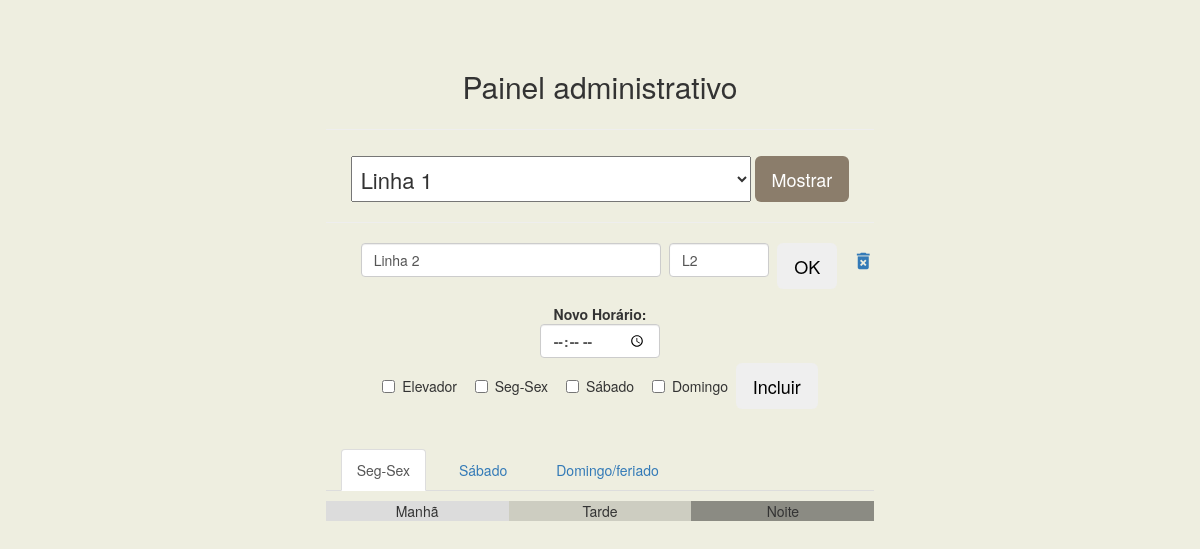
/admin.php?linha=2, run on an earlier commit of the app's database.
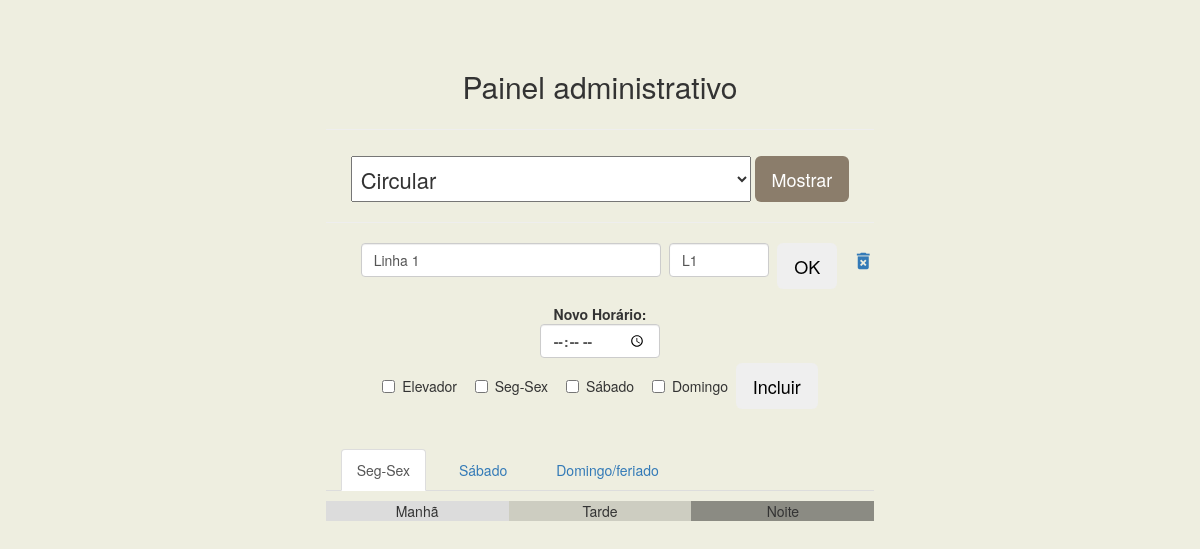
And on a later commit of the database.
### tables this page shows
CREATE TABLE IF NOT EXISTS `tlinha` (
  `CodLin` int(8) NOT NULL AUTO_INCREMENT,
  `AbrLin` varchar(6) DEFAULT NULL,
  `Nome` varchar(100) NOT NULL,
  PRIMARY KEY (`CodLin`)
);

### admin.php (the view, shortened to what this page needs)
<?php
require("conetion.php");
if(isset($_GET['linha'])){
  $Linha = $_GET ['linha'];
}else{
  $Linha = '';
}
?>
<!DOCTYPE html>
<html lang="pt-br">
<head>
  <link rel="stylesheet" href="https://maxcdn.bootstrapcdn.com/bootstrap/3.3.6/css/bootstrap.min.css">
  <link rel="stylesheet" type="text/css" href="css.css">
</head>
<div class="tudo">
    <div class="all">
    <div class="blank-space">
      <h2 class="">Painel administrativo </h2>
    </div>
    <br>
    <form method="get" action="admin.php">
      <div class="select-linhas">
        <select name="linha">
            <?php
            $resultado = mysqli_query($con,"SELECT CodLin,AbrLin,Nome FROM tlinha order by Nome;");
            while ($linha = mysqli_fetch_array($resultado)){
              $CodLin = $linha["CodLin"];
              $Nome = $linha["Nome"];
            ?>
          <option value="<?php echo "$CodLin"; ?>"><?php echo "$Nome"; ?></option>
          <?php } ?>
        </select>
          <button type="submit" class="btn btn-lg btn-defalt">Mostrar</button>
      </form>
    <br>
    <hr>
    <?php
      if($Linha != ''){
        echo "<div class=\"nomelinha\">";
        $resultado = mysqli_query($con,"SELECT * FROM tlinha where CodLin = '$Linha';");
        while ($linha = mysqli_fetch_array($resultado)){
          $NomeLinha = $linha["Nome"];
          $Linhaabr = $linha["AbrLin"];
          ?>
          <h2>
            <form class="novalinha" action="admin.php" method="get" accept-charset="utf-8">
              <input type="text" style="width:300px;" name="novonome" class="form-control"  value="<?php echo $NomeLinha; ?>">&nbsp;
              <br>
              <input type="text" style="width:100px;" name="novonomeabr" class="form-control"  value="<?php echo $Linhaabr; ?>">&nbsp;
              <input type="submit" name="" value="OK" class="btn btn-lg btn-defalt">
            <a class="delete" href="delete_linha.php?codlin=<?php echo $Linha; ?>&del=false"><i class="delete material-icons">delete_forever</i></a>
            </h2>
    <br><br>
    <form action="novo_horario.php" method="get">
        <p><label>Novo Horário: <input type="time" name="novohorario" class="form-control" ></label></p>
        <label class="checkbox-inline"><input type="checkbox" name="elevador" value="1">Elevador</label>&nbsp;
        <label class="checkbox-inline"><input type="checkbox" name="dia" value="1">Seg-Sex</label>&nbsp;
         <label class="checkbox-inline"><input type="checkbox" name="dia" value="2">Sábado</label>&nbsp;
        <label class="checkbox-inline"><input type="checkbox" name="dia" value="3">Domingo</label>&nbsp;
              <input type="submit" name="" value="Incluir" class="btn btn-lg btn-defalt">
            </form>
            <br>
          <?php
        }
      }
    ?>
    <br>
    <?php
    if(strcmp($Linha,'') == 0){
    ?>
      <form action="nova_linha.php" method="get" accept-charset="utf-8">
        <label>Inserir nova linha:</label>
        <input type="text" name="novalinha" id="usr" value="">
        <button type="submit" class="btn btn-lg btn-defalt">Ok</button>
      </form>
    </div>
    <?php
    }else{
    ?>
      <div class="horario">
      <br>
    <div class="dias">
    <ul class="nav nav-tabs">
        <li class="active">
            <a data-toggle="tab" href="#home">Seg-Sex</a>
        </li>
         <li>
             <a data-toggle="tab" href="#menu1">Sábado</a>
        </li>
         <li>
             <a data-toggle="tab" href="#menu2">Domingo/feriado</a>
        </li>
    </ul>
    <div class="tab-content">
        <div id="home" class="tab-pane fade in active">
          <div class="box" id="chkbox1">
            <div class="turnos">
              <div class="manha">
              </div>
              <div class="tarde">
              </div>
              <div class="noite">
              </div>
            </div>
          </div>
        </div>
    </div>
    </div>
  </div>
<?php
}
?>
</body>
</html>

What changed in the data, as far as the page shows it:
changed tlinha: novonome "Linha 2" → "Linha 1"; novonomeabr "L2" → "L1"
Also different on the page:
form field linha: "Linha 1" → "Circular"
